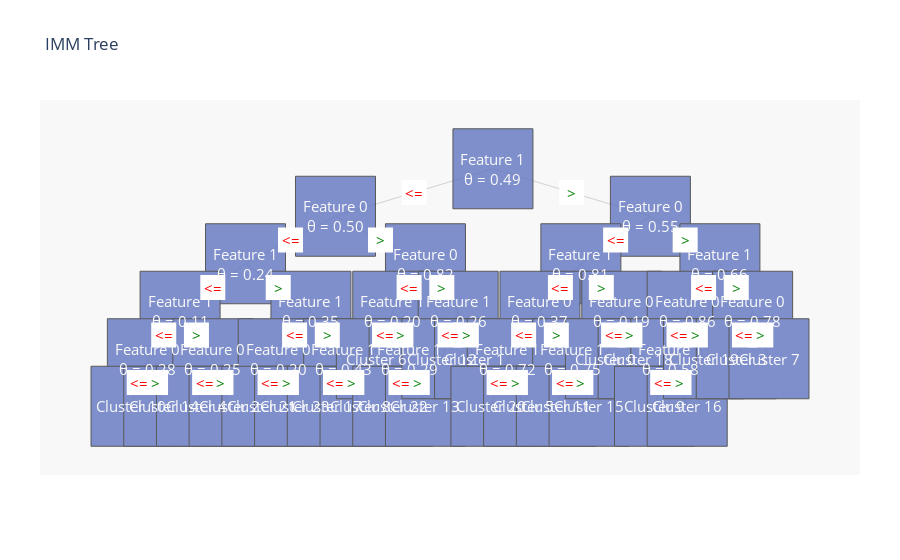

The notebook cell this image was saved under:
### Code cell
#initialize with n clusters
imm = Extractor.imm(exact_cluster_to_search)
imm.fit(X_train)
imm.drawTree()

Y_pred_1=imm.predict_on_more_data(X_test)

print('rand_score is: ',metrics.rand_score(Y_test_Z,Y_pred_1),' , ARI score is : ',metrics.adjusted_rand_score(Y_test_Z,Y_pred_1),' , AMI score is: ',metrics.adjusted_mutual_info_score(Y_test_Z,Y_pred_1),' , silhoutte score is: ',metrics.silhouette_score(X_test,Y_pred_1))

### Figure 1 — Plotly figure (JSON) as saved in the notebook; plotly's stock layout.template omitted (floating-point values rounded to 4 significant figures; data arrays with more than 128 entries replaced by an {"elided": "..."} marker saying what was removed)
{"data": [{"hoverinfo": "none", "line": {"color": "rgb(210,210,210)", "width": 1}, "mode": "lines", "type": "scatter", "x": {"elided": "138 float values"}, "y": {"elided": "138 int values"}}, {"hoverinfo": "none", "marker": {"color": "#6175c1", "line": {"color": "rgb(50,50,50)", "width": 1}, "size": 80, "symbol": "square"}, "mode": "markers", "name": "bla", "opacity": 0.8, "text": ["Feature 1<br>θ = 0.49", "Feature 0<br>θ = 0.50", "Feature 1<br>θ = 0.24", "Feature 1<br>θ = 0.11", "Feature 0<br>θ = 0.28", "Cluster 10", "Cluster 14", "Feature 0<br>θ = 0.25", "Cluster 4", "Cluster 2", "Feature 1<br>θ = 0.35", "Feature 0<br>θ = 0.20", "Cluster 21", "Cluster 23", "Feature 1<br>θ = 0.43", "Cluster 17", "Cluster 8", "Feature 0<br>θ = 0.82", "Feature 1<br>θ = 0.20", "Cluster 6", "Feature 1<br>θ = 0.29", "Cluster 22", "Cluster 13", "Feature 1<br>θ = 0.26", "Cluster 12", "Cluster 1", "Feature 0<br>θ = 0.55", "Feature 1<br>θ = 0.81", "Feature 0<br>θ = 0.37", "Feature 1<br>θ = 0.72", "Cluster 20", "Cluster 5", "Feature 1<br>θ = 0.75", "Cluster 11", "Cluster 15", "Feature 0<br>θ = 0.19", "Cluster 0", "Cluster 18", "Feature 1<br>θ = 0.66", "Feature 0<br>θ = 0.86", "Feature 1<br>θ = 0.58", "Cluster 9", "Cluster 16", "Cluster 19", "Feature 0<br>θ = 0.78", "Cluster 3", "Cluster 7"], "type": "scatter", "x": [0, -4.812, -7.562, -9.562, -10.56, -11.06, -10.06, -8.562, -9.062, -8.062, -5.562, -6.562, -7.062, -6.062, -4.562, -5.062, -4.062, -2.062, -3.062, -3.562, -2.562, -3.062, -2.062, -1.062, -1.562, -0.5625, 4.812, 2.688, 1.438, 0.4375, -0.0625, 0.9375, 2.438, 1.938, 2.938, 3.938, 3.438, 4.438, 6.938, 5.938, 5.438, 4.938, 5.938, 6.438, 7.938, 7.438, 8.438], "y": [10, 9, 8, 7, 6, 5, 5, 6, 5, 5, 7, 6, 5, 5, 6, 5, 5, 8, 7, 6, 6, 5, 5, 7, 6, 6, 9, 8, 7, 6, 5, 5, 6, 5, 5, 7, 6, 6, 8, 7, 6, 5, 5, 6, 7, 6, 6]}, {"hoverinfo": "none", "marker": {"color": "#FFFFFF", "line": {"color": "rgb(250,250,250)", "width": 0}, "size": 25, "symbol": "square"}, "mode": "markers", "name": "bla", "opacity": 1, "type": "scatter", "x": [-2.406, 2.406, -6.188, -3.438, -8.562, -6.562, -10.06, -9.062, -10.81, -10.31, -8.812, -8.312, -6.062, -5.062, -6.812, -6.312, -4.812, -4.312, -2.562, -1.562, -3.312, -2.812, -2.812, -2.312, -1.312, -0.8125, 3.75, 5.875, 2.062, 3.312, 0.9375, 1.938, 0.1875, 0.6875, 2.188, 2.688, 3.688, 4.188, 6.438, 7.438, 5.688, 6.188, 5.188, 5.688, 7.688, 8.188], "y": [9.5, 9.5, 8.5, 8.5, 7.5, 7.5, 6.5, 6.5, 5.5, 5.5, 5.5, 5.5, 6.5, 6.5, 5.5, 5.5, 5.5, 5.5, 7.5, 7.5, 6.5, 6.5, 5.5, 5.5, 6.5, 6.5, 8.5, 8.5, 7.5, 7.5, 6.5, 6.5, 5.5, 5.5, 5.5, 5.5, 6.5, 6.5, 7.5, 7.5, 6.5, 6.5, 5.5, 5.5, 6.5, 6.5]}], "layout": {"annotations": [{"font": {"color": "rgb(250,250,250)", "size": 15}, "showarrow": false, "text": "Feature 1<br>θ = 0.49", "x": 0, "xref": "x", "y": 10, "yref": "y"}, {"font": {"color": "rgb(250,250,250)", "size": 15}, "showarrow": false, "text": "Feature 0<br>θ = 0.50", "x": -4.812, "xref": "x", "y": 9, "yref": "y"}, {"font": {"color": "rgb(250,250,250)", "size": 15}, "showarrow": false, "text": "Feature 1<br>θ = 0.24", "x": -7.562, "xref": "x", "y": 8, "yref": "y"}, {"font": {"color": "rgb(250,250,250)", "size": 15}, "showarrow": false, "text": "Feature 1<br>θ = 0.11", "x": -9.562, "xref": "x", "y": 7, "yref": "y"}, {"font": {"color": "rgb(250,250,250)", "size": 15}, "showarrow": false, "text": "Feature 0<br>θ = 0.28", "x": -10.56, "xref": "x", "y": 6, "yref": "y"}, {"font": {"color": "rgb(250,250,250)", "size": 15}, "showarrow": false, "text": "Cluster 10", "x": -11.06, "xref": "x", "y": 5, "yref": "y"}, {"font": {"color": "rgb(250,250,250)", "size": 15}, "showarrow": false, "text": "Cluster 14", "x": -10.06, "xref": "x", "y": 5, "yref": "y"}, {"font": {"color": "rgb(250,250,250)", "size": 15}, "showarrow": false, "text": "Feature 0<br>θ = 0.25", "x": -8.562, "xref": "x", "y": 6, "yref": "y"}, {"font": {"color": "rgb(250,250,250)", "size": 15}, "showarrow": false, "text": "Cluster 4", "x": -9.062, "xref": "x", "y": 5, "yref": "y"}, {"font": {"color": "rgb(250,250,250)", "size": 15}, "showarrow": false, "text": "Cluster 2", "x": -8.062, "xref": "x", "y": 5, "yref": "y"}, {"font": {"color": "rgb(250,250,250)", "size": 15}, "showarrow": false, "text": "Feature 1<br>θ = 0.35", "x": -5.562, "xref": "x", "y": 7, "yref": "y"}, {"font": {"color": "rgb(250,250,250)", "size": 15}, "showarrow": false, "text": "Feature 0<br>θ = 0.20", "x": -6.562, "xref": "x", "y": 6, "yref": "y"}, {"font": {"color": "rgb(250,250,250)", "size": 15}, "showarrow": false, "text": "Cluster 21", "x": -7.062, "xref": "x", "y": 5, "yref": "y"}, {"font": {"color": "rgb(250,250,250)", "size": 15}, "showarrow": false, "text": "Cluster 23", "x": -6.062, "xref": "x", "y": 5, "yref": "y"}, {"font": {"color": "rgb(250,250,250)", "size": 15}, "showarrow": false, "text": "Feature 1<br>θ = 0.43", "x": -4.562, "xref": "x", "y": 6, "yref": "y"}, {"font": {"color": "rgb(250,250,250)", "size": 15}, "showarrow": false, "text": "Cluster 17", "x": -5.062, "xref": "x", "y": 5, "yref": "y"}, {"font": {"color": "rgb(250,250,250)", "size": 15}, "showarrow": false, "text": "Cluster 8", "x": -4.062, "xref": "x", "y": 5, "yref": "y"}, {"font": {"color": "rgb(250,250,250)", "size": 15}, "showarrow": false, "text": "Feature 0<br>θ = 0.82", "x": -2.062, "xref": "x", "y": 8, "yref": "y"}, {"font": {"color": "rgb(250,250,250)", "size": 15}, "showarrow": false, "text": "Feature 1<br>θ = 0.20", "x": -3.062, "xref": "x", "y": 7, "yref": "y"}, {"font": {"color": "rgb(250,250,250)", "size": 15}, "showarrow": false, "text": "Cluster 6", "x": -3.562, "xref": "x", "y": 6, "yref": "y"}, {"font": {"color": "rgb(250,250,250)", "size": 15}, "showarrow": false, "text": "Feature 1<br>θ = 0.29", "x": -2.562, "xref": "x", "y": 6, "yref": "y"}, {"font": {"color": "rgb(250,250,250)", "size": 15}, "showarrow": false, "text": "Cluster 22", "x": -3.062, "xref": "x", "y": 5, "yref": "y"}, {"font": {"color": "rgb(250,250,250)", "size": 15}, "showarrow": false, "text": "Cluster 13", "x": -2.062, "xref": "x", "y": 5, "yref": "y"}, {"font": {"color": "rgb(250,250,250)", "size": 15}, "showarrow": false, "text": "Feature 1<br>θ = 0.26", "x": -1.062, "xref": "x", "y": 7, "yref": "y"}, {"font": {"color": "rgb(250,250,250)", "size": 15}, "showarrow": false, "text": "Cluster 12", "x": -1.562, "xref": "x", "y": 6, "yref": "y"}, {"font": {"color": "rgb(250,250,250)", "size": 15}, "showarrow": false, "text": "Cluster 1", "x": -0.5625, "xref": "x", "y": 6, "yref": "y"}, {"font": {"color": "rgb(250,250,250)", "size": 15}, "showarrow": false, "text": "Feature 0<br>θ = 0.55", "x": 4.812, "xref": "x", "y": 9, "yref": "y"}, {"font": {"color": "rgb(250,250,250)", "size": 15}, "showarrow": false, "text": "Feature 1<br>θ = 0.81", "x": 2.688, "xref": "x", "y": 8, "yref": "y"}, {"font": {"color": "rgb(250,250,250)", "size": 15}, "showarrow": false, "text": "Feature 0<br>θ = 0.37", "x": 1.438, "xref": "x", "y": 7, "yref": "y"}, {"font": {"color": "rgb(250,250,250)", "size": 15}, "showarrow": false, "text": "Feature 1<br>θ = 0.72", "x": 0.4375, "xref": "x", "y": 6, "yref": "y"}, {"font": {"color": "rgb(250,250,250)", "size": 15}, "showarrow": false, "text": "Cluster 20", "x": -0.0625, "xref": "x", "y": 5, "yref": "y"}, {"font": {"color": "rgb(250,250,250)", "size": 15}, "showarrow": false, "text": "Cluster 5", "x": 0.9375, "xref": "x", "y": 5, "yref": "y"}, {"font": {"color": "rgb(250,250,250)", "size": 15}, "showarrow": false, "text": "Feature 1<br>θ = 0.75", "x": 2.438, "xref": "x", "y": 6, "yref": "y"}, {"font": {"color": "rgb(250,250,250)", "size": 15}, "showarrow": false, "text": "Cluster 11", "x": 1.938, "xref": "x", "y": 5, "yref": "y"}, {"font": {"color": "rgb(250,250,250)", "size": 15}, "showarrow": false, "text": "Cluster 15", "x": 2.938, "xref": "x", "y": 5, "yref": "y"}, {"font": {"color": "rgb(250,250,250)", "size": 15}, "showarrow": false, "text": "Feature 0<br>θ = 0.19", "x": 3.938, "xref": "x", "y": 7, "yref": "y"}, {"font": {"color": "rgb(250,250,250)", "size": 15}, "showarrow": false, "text": "Cluster 0", "x": 3.438, "xref": "x", "y": 6, "yref": "y"}, {"font": {"color": "rgb(250,250,250)", "size": 15}, "showarrow": false, "text": "Cluster 18", "x": 4.438, "xref": "x", "y": 6, "yref": "y"}, {"font": {"color": "rgb(250,250,250)", "size": 15}, "showarrow": false, "text": "Feature 1<br>θ = 0.66", "x": 6.938, "xref": "x", "y": 8, "yref": "y"}, {"font": {"color": "rgb(250,250,250)", "size": 15}, "showarrow": false, "text": "Feature 0<br>θ = 0.86", "x": 5.938, "xref": "x", "y": 7, "yref": "y"}, {"font": {"color": "rgb(250,250,250)", "size": 15}, "showarrow": false, "text": "Feature 1<br>θ = 0.58", "x": 5.438, "xref": "x", "y": 6, "yref": "y"}, {"font": {"color": "rgb(250,250,250)", "size": 15}, "showarrow": false, "text": "Cluster 9", "x": 4.938, "xref": "x", "y": 5, "yref": "y"}, {"font": {"color": "rgb(250,250,250)", "size": 15}, "showarrow": false, "text": "Cluster 16", "x": 5.938, "xref": "x", "y": 5, "yref": "y"}, {"font": {"color": "rgb(250,250,250)", "size": 15}, "showarrow": false, "text": "Cluster 19", "x": 6.438, "xref": "x", "y": 6, "yref": "y"}, {"font": {"color": "rgb(250,250,250)", "size": 15}, "showarrow": false, "text": "Feature 0<br>θ = 0.78", "x": 7.938, "xref": "x", "y": 7, "yref": "y"}, {"font": {"color": "rgb(250,250,250)", "size": 15}, "showarrow": false, "text": "Cluster 3", "x": 7.438, "xref": "x", "y": 6, "yref": "y"}, {"font": {"color": "rgb(250,250,250)", "size": 15}, "showarrow": false, "text": "Cluster 7", "x": 8.438, "xref": "x", "y": 6, "yref": "y"}, {"font": {"color": "rgb(255,0,0)", "size": 15}, "showarrow": false, "text": "<=", "x": -2.406, "xref": "x", "y": 9.5, "yref": "y"}, {"font": {"color": "rgb(0,128,0)", "size": 15}, "showarrow": false, "text": ">", "x": 2.406, "xref": "x", "y": 9.5, "yref": "y"}, {"font": {"color": "rgb(255,0,0)", "size": 15}, "showarrow": false, "text": "<=", "x": -6.188, "xref": "x", "y": 8.5, "yref": "y"}, {"font": {"color": "rgb(0,128,0)", "size": 15}, "showarrow": false, "text": ">", "x": -3.438, "xref": "x", "y": 8.5, "yref": "y"}, {"font": {"color": "rgb(255,0,0)", "size": 15}, "showarrow": false, "text": "<=", "x": -8.562, "xref": "x", "y": 7.5, "yref": "y"}, {"font": {"color": "rgb(0,128,0)", "size": 15}, "showarrow": false, "text": ">", "x": -6.562, "xref": "x", "y": 7.5, "yref": "y"}, {"font": {"color": "rgb(255,0,0)", "size": 15}, "showarrow": false, "text": "<=", "x": -10.06, "xref": "x", "y": 6.5, "yref": "y"}, {"font": {"color": "rgb(0,128,0)", "size": 15}, "showarrow": false, "text": ">", "x": -9.062, "xref": "x", "y": 6.5, "yref": "y"}, {"font": {"color": "rgb(255,0,0)", "size": 15}, "showarrow": false, "text": "<=", "x": -10.81, "xref": "x", "y": 5.5, "yref": "y"}, {"font": {"color": "rgb(0,128,0)", "size": 15}, "showarrow": false, "text": ">", "x": -10.31, "xref": "x", "y": 5.5, "yref": "y"}, {"font": {"color": "rgb(255,0,0)", "size": 15}, "showarrow": false, "text": "<=", "x": -8.812, "xref": "x", "y": 5.5, "yref": "y"}, {"font": {"color": "rgb(0,128,0)", "size": 15}, "showarrow": false, "text": ">", "x": -8.312, "xref": "x", "y": 5.5, "yref": "y"}, {"font": {"color": "rgb(255,0,0)", "size": 15}, "showarrow": false, "text": "<=", "x": -6.062, "xref": "x", "y": 6.5, "yref": "y"}, {"font": {"color": "rgb(0,128,0)", "size": 15}, "showarrow": false, "text": ">", "x": -5.062, "xref": "x", "y": 6.5, "yref": "y"}, {"font": {"color": "rgb(255,0,0)", "size": 15}, "showarrow": false, "text": "<=", "x": -6.812, "xref": "x", "y": 5.5, "yref": "y"}, {"font": {"color": "rgb(0,128,0)", "size": 15}, "showarrow": false, "text": ">", "x": -6.312, "xref": "x", "y": 5.5, "yref": "y"}, {"font": {"color": "rgb(255,0,0)", "size": 15}, "showarrow": false, "text": "<=", "x": -4.812, "xref": "x", "y": 5.5, "yref": "y"}, {"font": {"color": "rgb(0,128,0)", "size": 15}, "showarrow": false, "text": ">", "x": -4.312, "xref": "x", "y": 5.5, "yref": "y"}, {"font": {"color": "rgb(255,0,0)", "size": 15}, "showarrow": false, "text": "<=", "x": -2.562, "xref": "x", "y": 7.5, "yref": "y"}, {"font": {"color": "rgb(0,128,0)", "size": 15}, "showarrow": false, "text": ">", "x": -1.562, "xref": "x", "y": 7.5, "yref": "y"}, {"font": {"color": "rgb(255,0,0)", "size": 15}, "showarrow": false, "text": "<=", "x": -3.312, "xref": "x", "y": 6.5, "yref": "y"}, {"font": {"color": "rgb(0,128,0)", "size": 15}, "showarrow": false, "text": ">", "x": -2.812, "xref": "x", "y": 6.5, "yref": "y"}, {"font": {"color": "rgb(255,0,0)", "size": 15}, "showarrow": false, "text": "<=", "x": -2.812, "xref": "x", "y": 5.5, "yref": "y"}, {"font": {"color": "rgb(0,128,0)", "size": 15}, "showarrow": false, "text": ">", "x": -2.312, "xref": "x", "y": 5.5, "yref": "y"}, {"font": {"color": "rgb(255,0,0)", "size": 15}, "showarrow": false, "text": "<=", "x": -1.312, "xref": "x", "y": 6.5, "yref": "y"}, {"font": {"color": "rgb(0,128,0)", "size": 15}, "showarrow": false, "text": ">", "x": -0.8125, "xref": "x", "y": 6.5, "yref": "y"}, {"font": {"color": "rgb(255,0,0)", "size": 15}, "showarrow": false, "text": "<=", "x": 3.75, "xref": "x", "y": 8.5, "yref": "y"}, {"font": {"color": "rgb(0,128,0)", "size": 15}, "showarrow": false, "text": ">", "x": 5.875, "xref": "x", "y": 8.5, "yref": "y"}, {"font": {"color": "rgb(255,0,0)", "size": 15}, "showarrow": false, "text": "<=", "x": 2.062, "xref": "x", "y": 7.5, "yref": "y"}, {"font": {"color": "rgb(0,128,0)", "size": 15}, "showarrow": false, "text": ">", "x": 3.312, "xref": "x", "y": 7.5, "yref": "y"}, {"font": {"color": "rgb(255,0,0)", "size": 15}, "showarrow": false, "text": "<=", "x": 0.9375, "xref": "x", "y": 6.5, "yref": "y"}, {"font": {"color": "rgb(0,128,0)", "size": 15}, "showarrow": false, "text": ">", "x": 1.938, "xref": "x", "y": 6.5, "yref": "y"}, {"font": {"color": "rgb(255,0,0)", "size": 15}, "showarrow": false, "text": "<=", "x": 0.1875, "xref": "x", "y": 5.5, "yref": "y"}, {"font": {"color": "rgb(0,128,0)", "size": 15}, "showarrow": false, "text": ">", "x": 0.6875, "xref": "x", "y": 5.5, "yref": "y"}, {"font": {"color": "rgb(255,0,0)", "size": 15}, "showarrow": false, "text": "<=", "x": 2.188, "xref": "x", "y": 5.5, "yref": "y"}, {"font": {"color": "rgb(0,128,0)", "size": 15}, "showarrow": false, "text": ">", "x": 2.688, "xref": "x", "y": 5.5, "yref": "y"}, {"font": {"color": "rgb(255,0,0)", "size": 15}, "showarrow": false, "text": "<=", "x": 3.688, "xref": "x", "y": 6.5, "yref": "y"}, {"font": {"color": "rgb(0,128,0)", "size": 15}, "showarrow": false, "text": ">", "x": 4.188, "xref": "x", "y": 6.5, "yref": "y"}, {"font": {"color": "rgb(255,0,0)", "size": 15}, "showarrow": false, "text": "<=", "x": 6.438, "xref": "x", "y": 7.5, "yref": "y"}, {"font": {"color": "rgb(0,128,0)", "size": 15}, "showarrow": false, "text": ">", "x": 7.438, "xref": "x", "y": 7.5, "yref": "y"}, {"font": {"color": "rgb(255,0,0)", "size": 15}, "showarrow": false, "text": "<=", "x": 5.688, "xref": "x", "y": 6.5, "yref": "y"}, {"font": {"color": "rgb(0,128,0)", "size": 15}, "showarrow": false, "text": ">", "x": 6.188, "xref": "x", "y": 6.5, "yref": "y"}, {"font": {"color": "rgb(255,0,0)", "size": 15}, "showarrow": false, "text": "<=", "x": 5.188, "xref": "x", "y": 5.5, "yref": "y"}, {"font": {"color": "rgb(0,128,0)", "size": 15}, "showarrow": false, "text": ">", "x": 5.688, "xref": "x", "y": 5.5, "yref": "y"}, {"font": {"color": "rgb(255,0,0)", "size": 15}, "showarrow": false, "text": "<=", "x": 7.688, "xref": "x", "y": 6.5, "yref": "y"}, {"font": {"color": "rgb(0,128,0)", "size": 15}, "showarrow": false, "text": ">", "x": 8.188, "xref": "x", "y": 6.5, "yref": "y"}], "font": {"size": 12}, "hovermode": "closest", "margin": {"b": 85, "l": 40, "r": 40, "t": 100}, "plot_bgcolor": "rgb(248,248,248)", "showlegend": false, "title": {"text": "IMM Tree"}, "uniformtext": {"minsize": 8}, "xaxis": {"showgrid": false, "showline": false, "showticklabels": false, "zeroline": false}, "yaxis": {"showgrid": false, "showline": false, "showticklabels": false, "zeroline": false}}}
